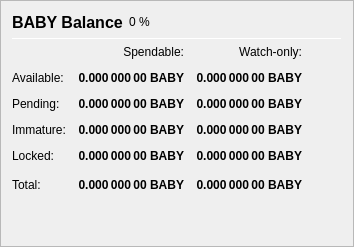
                   <widget class="QFrame" name="frame_Balances">
                    <property name="frameShape">
                     <enum>QFrame::StyledPanel</enum>
                    </property>
                    <property name="frameShadow">
                     <enum>QFrame::Raised</enum>
                    </property>
                    <layout class="QVBoxLayout" name="verticalLayout_4">
                     <item>
                      <layout class="QHBoxLayout" name="horizontalLayout_4">
                       <item>
                        <widget class="QLabel" name="label_5">
                         <property name="minimumSize">
                          <size>
                           <width>0</width>
                           <height>20</height>
                          </size>
                         </property>
                         <property name="font">
                          <font>
                           <pointsize>12</pointsize>
                           <weight>75</weight>
                           <bold>true</bold>
                          </font>
                         </property>
                         <property name="text">
                          <string>BABY Balance</string>
                         </property>
                        </widget>
                       </item>
                       <item>
                        <widget class="QLabel" name="labelBABYPercent">
                         <property name="text">
                          <string notr="true">0 %</string>
                         </property>
                        </widget>
                       </item>
                       <item>
                        <spacer name="horizontalSpacer_3">
                         <property name="orientation">
                          <enum>Qt::Horizontal</enum>
                         </property>
                         <property name="sizeHint" stdset="0">
                          <size>
                           <width>40</width>
                           <height>20</height>
                          </size>
                         </property>
                        </spacer>
                       </item>
                      </layout>
                     </item>
                     <item>
                      <widget class="Line" name="line_Balance">
                       <property name="minimumSize">
                        <size>
                         <width>0</width>
                         <height>1</height>
                        </size>
                       </property>
                       <property name="maximumSize">
                        <size>
                         <width>16777215</width>
                         <height>1</height>
                        </size>
                       </property>
                       <property name="orientation">
                        <enum>Qt::Horizontal</enum>
                       </property>
                      </widget>
                     </item>
                     <item>
                      <layout class="QGridLayout" name="gridLayout">
                       <property name="spacing">
                        <number>12</number>
                       </property>
                       <item row="0" column="1">
                        <widget class="QLabel" name="labelSpendable">
                         <property name="text">
                          <string>Spendable:</string>
                         </property>
                         <property name="alignment">
                          <set>Qt::AlignRight|Qt::AlignTrailing|Qt::AlignVCenter</set>
                         </property>
                        </widget>
                       </item>
                       <item row="0" column="2">
                        <widget class="QLabel" name="labelWatchonly">
                         <property name="text">
                          <string>Watch-only:</string>
                         </property>
                         <property name="alignment">
                          <set>Qt::AlignRight|Qt::AlignTrailing|Qt::AlignVCenter</set>
                         </property>
                        </widget>
                       </item>
                       <item row="1" column="0">
                        <widget class="QLabel" name="labelBalanceText">
                         <property name="text">
                          <string>Available:</string>
                         </property>
                        </widget>
                       </item>
                       <item row="1" column="1">
                        <widget class="QLabel" name="labelBalance">
                         <property name="font">
                          <font>
                           <weight>75</weight>
                           <bold>true</bold>
                          </font>
                         </property>
                         <property name="cursor">
                          <cursorShape>IBeamCursor</cursorShape>
                         </property>
                         <property name="toolTip">
                          <string>Your current spendable balance</string>
                         </property>
                         <property name="text">
                          <string notr="true">0.000 000 00 BABY</string>
                         </property>
                         <property name="alignment">
                          <set>Qt::AlignRight|Qt::AlignTrailing|Qt::AlignVCenter</set>
                         </property>
                         <property name="textInteractionFlags">
                          <set>Qt::LinksAccessibleByMouse|Qt::TextSelectableByKeyboard|Qt::TextSelectableByMouse</set>
                         </property>
                        </widget>
                       </item>
                       <item row="1" column="2">
                        <widget class="QLabel" name="labelWatchAvailable">
                         <property name="font">
                          <font>
                           <weight>75</weight>
                           <bold>true</bold>
                          </font>
                         </property>
                         <property name="cursor">
                          <cursorShape>IBeamCursor</cursorShape>
                         </property>
                         <property name="toolTip">
                          <string>Your current balance in watch-only addresses</string>
                         </property>
                         <property name="text">
                          <string notr="true">0.000 000 00 BABY</string>
                         </property>
                         <property name="alignment">
                          <set>Qt::AlignRight|Qt::AlignTrailing|Qt::AlignVCenter</set>
                         </property>
                         <property name="textInteractionFlags">
                          <set>Qt::LinksAccessibleByMouse|Qt::TextSelectableByKeyboard|Qt::TextSelectableByMouse</set>
                         </property>
                        </widget>
                       </item>
                       <item row="2" column="0">
                        <widget class="QLabel" name="labelPendingText">
                         <property name="text">
                          <string>Pending:</string>
                         </property>
                        </widget>
                       </item>
                       <item row="2" column="1">
                        <widget class="QLabel" name="labelUnconfirmed">
                         <property name="font">
                          <font>
                           <weight>75</weight>
                           <bold>true</bold>
                          </font>
                         </property>
                         <property name="cursor">
                          <cursorShape>IBeamCursor</cursorShape>
                         </property>
                         <property name="toolTip">
                          <string>Total of transactions that have yet to be confirmed, and do not yet count toward the spendable balance</string>
                         </property>
                         <property name="text">
                          <string notr="true">0.000 000 00 BABY</string>
                         </property>
                         <property name="alignment">
                          <set>Qt::AlignRight|Qt::AlignTrailing|Qt::AlignVCenter</set>
                         </property>
                         <property name="textInteractionFlags">
                          <set>Qt::LinksAccessibleByMouse|Qt::TextSelectableByKeyboard|Qt::TextSelectableByMouse</set>
                         </property>
                        </widget>
                       </item>
                       <item row="2" column="2">
                        <widget class="QLabel" name="labelWatchPending">
                         <property name="font">
                          <font>
                           <weight>75</weight>
                           <bold>true</bold>
                          </font>
                         </property>
                         <property name="cursor">
                          <cursorShape>IBeamCursor</cursorShape>
                         </property>
                         <property name="toolTip">
                          <string>Unconfirmed transactions to watch-only addresses</string>
                         </property>
                         <property name="text">
                          <string notr="true">0.000 000 00 BABY</string>
                         </property>
                         <property name="alignment">
                          <set>Qt::AlignRight|Qt::AlignTrailing|Qt::AlignVCenter</set>
                         </property>
                         <property name="textInteractionFlags">
                          <set>Qt::LinksAccessibleByMouse|Qt::TextSelectableByKeyboard|Qt::TextSelectableByMouse</set>
                         </property>
                        </widget>
                       </item>
                       <item row="3" column="0">
                        <widget class="QLabel" name="labelImmatureText">
                         <property name="text">
                          <string>Immature:</string>
                         </property>
                        </widget>
                       </item>
                       <item row="3" column="1">
                        <widget class="QLabel" name="labelImmature">
                         <property name="font">
                          <font>
                           <weight>75</weight>
                           <bold>true</bold>
                          </font>
                         </property>
                         <property name="cursor">
                          <cursorShape>IBeamCursor</cursorShape>
                         </property>
                         <property name="toolTip">
                          <string>Staked or masternode rewards that has not yet matured</string>
                         </property>
                         <property name="text">
                          <string notr="true">0.000 000 00 BABY</string>
                         </property>
                         <property name="alignment">
                          <set>Qt::AlignRight|Qt::AlignTrailing|Qt::AlignVCenter</set>
                         </property>
                         <property name="textInteractionFlags">
                          <set>Qt::LinksAccessibleByMouse|Qt::TextSelectableByKeyboard|Qt::TextSelectableByMouse</set>
                         </property>
                        </widget>
                       </item>
                       <item row="3" column="2">
                        <widget class="QLabel" name="labelWatchImmature">
                         <property name="font">
                          <font>
                           <weight>75</weight>
                           <bold>true</bold>
                          </font>
                         </property>
                         <property name="cursor">
                          <cursorShape>IBeamCursor</cursorShape>
                         </property>
                         <property name="toolTip">
                          <string>Staked or masternode rewards in watch-only addresses that has not yet matured</string>
                         </property>
                         <property name="text">
                          <string notr="true">0.000 000 00 BABY</string>
                         </property>
                         <property name="alignment">
                          <set>Qt::AlignRight|Qt::AlignTrailing|Qt::AlignVCenter</set>
                         </property>
                         <property name="textInteractionFlags">
                          <set>Qt::LinksAccessibleByMouse|Qt::TextSelectableByKeyboard|Qt::TextSelectableByMouse</set>
                         </property>
                        </widget>
                       </item>
                       <item row="4" column="0">
                        <widget class="QLabel" name="labelLockedBalanceText">
                         <property name="toolTip">
                          <string>Locked BABY or Masternode collaterals. These are excluded from zBABY minting.</string>
                         </property>
                         <property name="text">
                          <string>Locked:</string>
                         </property>
                        </widget>
                       </item>
                       <item row="4" column="1">
                        <widget class="QLabel" name="labelLockedBalance">
                         <property name="font">
                          <font>
                           <weight>75</weight>
                           <bold>true</bold>
                          </font>
                         </property>
                         <property name="cursor">
                          <cursorShape>IBeamCursor</cursorShape>
                         </property>
                         <property name="toolTip">
                          <string>Locked BABY or Masternode collaterals. These are excluded from zBABY minting.</string>
                         </property>
                         <property name="text">
                          <string notr="true">0.000 000 00 BABY</string>
                         </property>
                         <property name="alignment">
                          <set>Qt::AlignRight|Qt::AlignTrailing|Qt::AlignVCenter</set>
                         </property>
                         <property name="textInteractionFlags">
                          <set>Qt::LinksAccessibleByMouse|Qt::TextSelectableByKeyboard|Qt::TextSelectableByMouse</set>
                         </property>
                        </widget>
                       </item>
                       <item row="4" column="2">
                        <widget class="QLabel" name="labelWatchLocked">
                         <property name="font">
                          <font>
                           <weight>75</weight>
                           <bold>true</bold>
                          </font>
                         </property>
                         <property name="cursor">
                          <cursorShape>IBeamCursor</cursorShape>
                         </property>
                         <property name="toolTip">
                          <string>Current locked balance in watch-only addresses</string>
                         </property>
                         <property name="text">
                          <string notr="true">0.000 000 00 BABY</string>
                         </property>
                         <property name="alignment">
                          <set>Qt::AlignRight|Qt::AlignTrailing|Qt::AlignVCenter</set>
                         </property>
                         <property name="textInteractionFlags">
                          <set>Qt::LinksAccessibleByMouse|Qt::TextSelectableByKeyboard|Qt::TextSelectableByMouse</set>
                         </property>
                        </widget>
                       </item>
                       <item row="5" column="0">
                        <widget class="QLabel" name="labelTotalText">
                         <property name="toolTip">
                          <string>Your current BABY balance, unconfirmed and immature transactions included</string>
                         </property>
                         <property name="text">
                          <string>Total:</string>
                         </property>
                        </widget>
                       </item>
                       <item row="5" column="1">
                        <widget class="QLabel" name="labelTotal">
                         <property name="font">
                          <font>
                           <weight>75</weight>
                           <bold>true</bold>
                          </font>
                         </property>
                         <property name="cursor">
                          <cursorShape>IBeamCursor</cursorShape>
                         </property>
                         <property name="toolTip">
                          <string>Your current BABY balance, unconfirmed and immature transactions included</string>
                         </property>
                         <property name="text">
                          <string notr="true">0.000 000 00 BABY</string>
                         </property>
                         <property name="alignment">
                          <set>Qt::AlignRight|Qt::AlignTrailing|Qt::AlignVCenter</set>
                         </property>
                         <property name="textInteractionFlags">
                          <set>Qt::LinksAccessibleByMouse|Qt::TextSelectableByKeyboard|Qt::TextSelectableByMouse</set>
                         </property>
                        </widget>
                       </item>
                       <item row="5" column="2">
                        <widget class="QLabel" name="labelWatchTotal">
                         <property name="font">
                          <font>
                           <weight>75</weight>
                           <bold>true</bold>
                          </font>
                         </property>
                         <property name="cursor">
                          <cursorShape>IBeamCursor</cursorShape>
                         </property>
                         <property name="toolTip">
                          <string>Current total balance in watch-only addresses</string>
                         </property>
                         <property name="text">
                          <string notr="true">0.000 000 00 BABY</string>
                         </property>
                         <property name="alignment">
                          <set>Qt::AlignRight|Qt::AlignTrailing|Qt::AlignVCenter</set>
                         </property>
                         <property name="textInteractionFlags">
                          <set>Qt::LinksAccessibleByMouse|Qt::TextSelectableByKeyboard|Qt::TextSelectableByMouse</set>
                         </property>
                        </widget>
                       </item>
                       <item row="5" column="3">
                        <spacer name="horizontalSpacer_9">
                         <property name="orientation">
                          <enum>Qt::Horizontal</enum>
                         </property>
                         <property name="sizeHint" stdset="0">
                          <size>
                           <width>40</width>
                           <height>20</height>
                          </size>
                         </property>
                        </spacer>
                       </item>
                      </layout>
                     </item>
                     <item>
                      <spacer name="verticalSpacer_3">
                       <property name="orientation">
                        <enum>Qt::Vertical</enum>
                       </property>
                       <property name="sizeHint" stdset="0">
                        <size>
                         <width>20</width>
                         <height>40</height>
                        </size>
                       </property>
                      </spacer>
                     </item>
                    </layout>
                   </widget>
